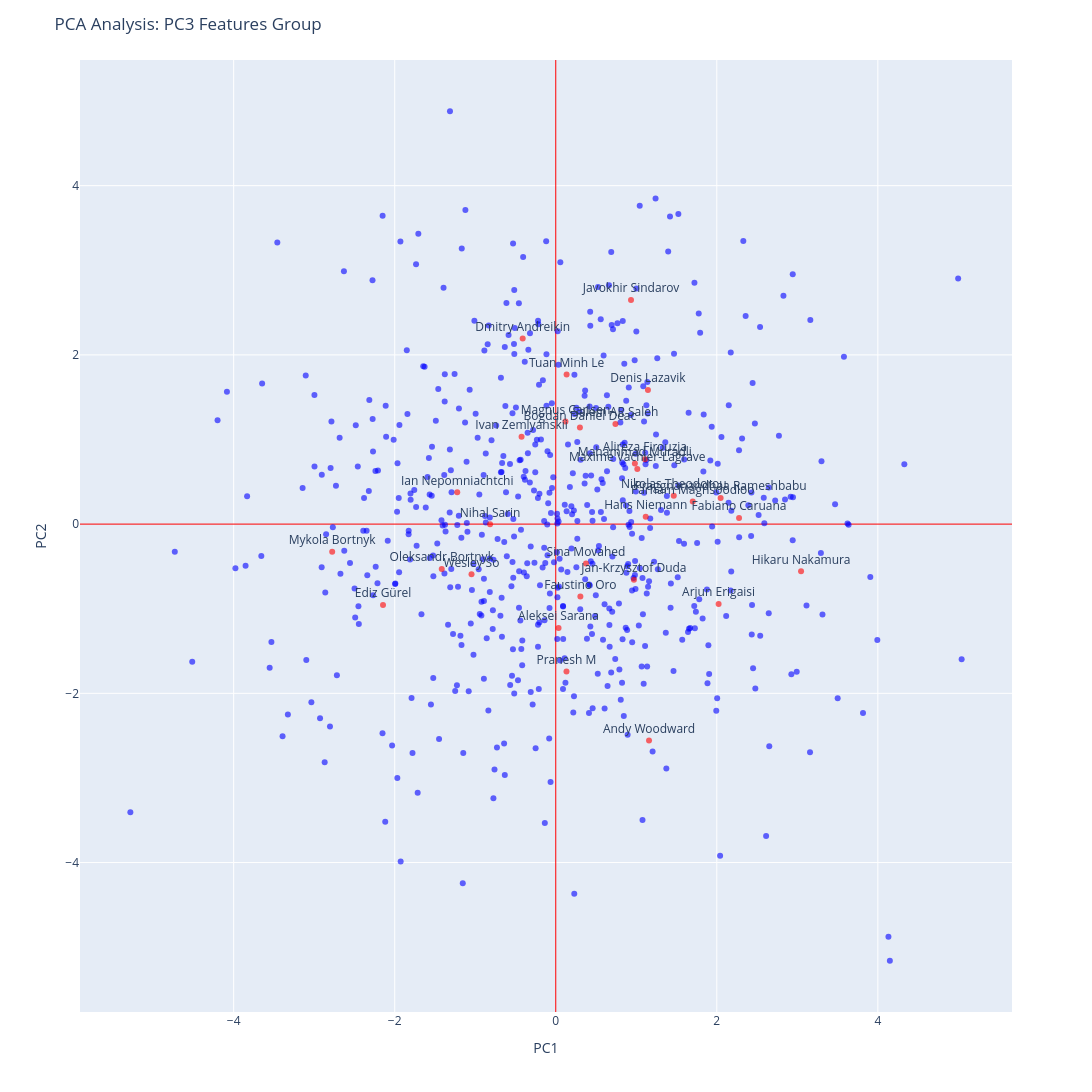

Notebook source saved alongside this figure:
### Markdown cell above
# PC3风格特征分析   
x轴最右边 structual-Continuity/ Gradual Accumulation
x轴最左边： Forcing

### Code cell
pc3_cols=['KingSafetyScore','KingTropismScore','KingPawnShieldScore','CaptureRatio','CheckRatio','ForceRatio',
          'PawnProtectScore','bishop_1LifeRatio','pawn_5LifeRatio','queen_promo_2LifeRatio','queen_promo_3LifeRatio',
          #'queen_promo_4LifeRatio','queen_promo_5LifeRatio','queen_promo_6LifeRatio'
          ]
fig3, coords3, pca_df3 = run_custom_pca(
    df=df_interpretate, 
    feature_cols=pc3_cols, 
    top_players_list=top_highest_players, 
    title_suffix="PC3 Features Group"
)

fig3.show()
print("PC3 Group Top Players Coords:\n", coords3.head(30))

### Figure 1 — Plotly figure (JSON) as saved in the notebook; plotly's stock layout.template omitted (floating-point values rounded to 4 significant figures; data arrays with more than 128 entries replaced by an {"elided": "..."} marker saying what was removed)
{"data": [{"hovertemplate": "<b>%{hovertext}</b><br><br>is_top=False<br>PC1=%{x}<br>PC2=%{y}<br>text=%{text}<extra></extra>", "hovertext": {"elided": "577 str values"}, "legendgroup": "False", "marker": {"color": "blue", "opacity": 0.6, "symbol": "circle"}, "mode": "markers+text", "name": "False", "orientation": "v", "showlegend": true, "text": {"elided": "577 str values"}, "textposition": "top center", "type": "scatter", "x": {"elided": "577 float values"}, "xaxis": "x", "y": {"elided": "577 float values"}, "yaxis": "y"}, {"hovertemplate": "<b>%{hovertext}</b><br><br>is_top=True<br>PC1=%{x}<br>PC2=%{y}<br>text=%{text}<extra></extra>", "hovertext": ["Aleksei Sarana", "Alireza Firouzja", "Andy Woodward", "Arjun Erigaisi", "Bogdan Daniel Deac", "Denis Lazavik", "Dmitry Andreikin", "Ediz Gürel", "Fabiano Caruana", "Faustino Oro", "Hans Niemann", "Hikaru Nakamura", "Ian Nepomniachtchi", "Ivan Zemlyanskii", "Jan-Krzysztof Duda", "Javokhir Sindarov", "Magnus Carlsen", "Mahammad Muradli", "Maxime Vachier-Lagrave", "Mykola Bortnyk", "Nihal Sarin", "Nikolas Theodorou", "Oleksandr Bortnyk", "Parham Maghsoodloo", "Praggnanandhaa Rameshbabu", "Pranesh M", "Salem AR Saleh", "Sina Movahed", "Tuan Minh Le", "Wesley So"], "legendgroup": "True", "marker": {"color": "red", "opacity": 0.6, "symbol": "circle"}, "mode": "markers+text", "name": "True", "orientation": "v", "showlegend": true, "text": ["Aleksei Sarana", "Alireza Firouzja", "Andy Woodward", "Arjun Erigaisi", "Bogdan Daniel Deac", "Denis Lazavik", "Dmitry Andreikin", "Ediz Gürel", "Fabiano Caruana", "Faustino Oro", "Hans Niemann", "Hikaru Nakamura", "Ian Nepomniachtchi", "Ivan Zemlyanskii", "Jan-Krzysztof Duda", "Javokhir Sindarov", "Magnus Carlsen", "Mahammad Muradli", "Maxime Vachier-Lagrave", "Mykola Bortnyk", "Nihal Sarin", "Nikolas Theodorou", "Oleksandr Bortnyk", "Parham Maghsoodloo", "Praggnanandhaa Rameshbabu", "Pranesh M", "Salem AR Saleh", "Sina Movahed", "Tuan Minh Le", "Wesley So"], "textposition": "top center", "type": "scatter", "x": [0.03465, 1.107, 1.158, 2.022, 0.3001, 1.145, -0.4107, -2.145, 2.276, 0.3056, 1.117, 3.046, -1.224, -0.4246, 0.9709, 0.9347, 0.1206, 0.9823, 1.013, -2.776, -0.816, 1.466, -1.416, 1.701, 2.048, 0.133, 0.741, 0.3754, 0.1346, -1.046], "xaxis": "x", "y": [-1.229, 0.7677, -2.556, -0.945, 1.141, 1.584, 2.193, -0.9574, 0.07258, -0.856, 0.08814, -0.5582, 0.3752, 1.032, -0.6588, 2.648, 1.213, 0.7166, 0.6499, -0.3258, -0.002209, 0.3359, -0.5303, 0.2663, 0.3098, -1.742, 1.182, -0.4653, 1.767, -0.5927], "yaxis": "y"}], "layout": {"height": 1500, "legend": {"title": {"text": "is_top"}, "tracegroupgap": 0}, "margin": {"t": 60}, "showlegend": false, "title": {"text": "PCA Analysis: PC3 Features Group"}, "width": 1500, "xaxis": {"anchor": "y", "domain": [0, 1], "title": {"text": "PC1"}, "zeroline": true, "zerolinecolor": "red", "zerolinewidth": 1}, "yaxis": {"anchor": "x", "domain": [0, 1], "title": {"text": "PC2"}, "zeroline": true, "zerolinecolor": "red", "zerolinewidth": 1}}}
